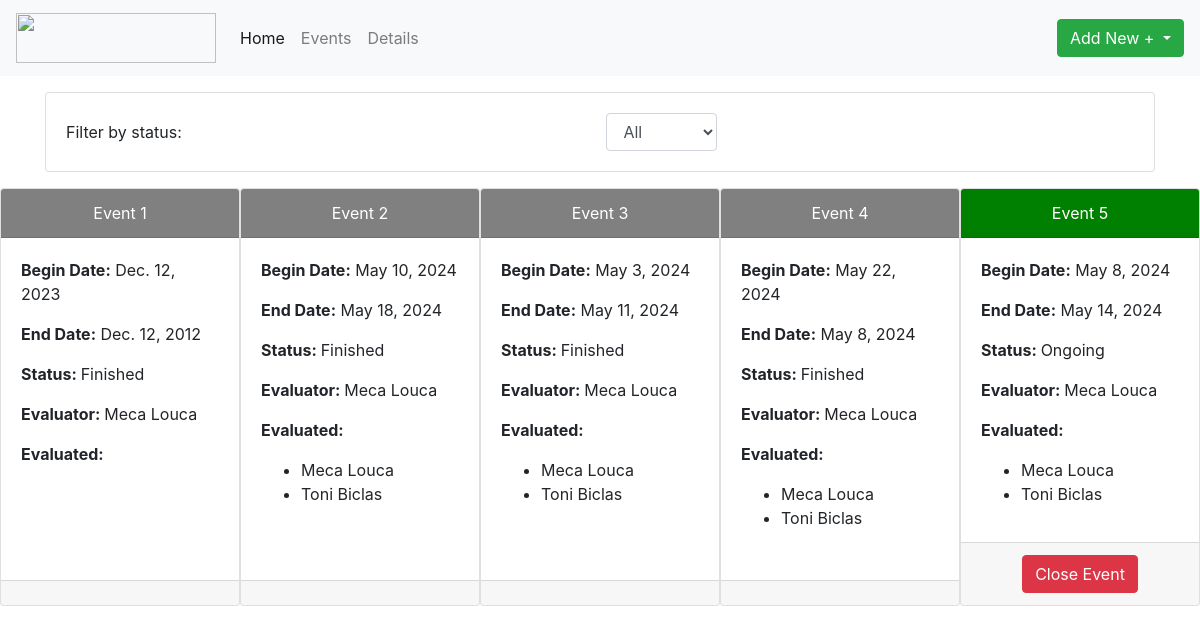
Before: /show_events/ with the older database file.
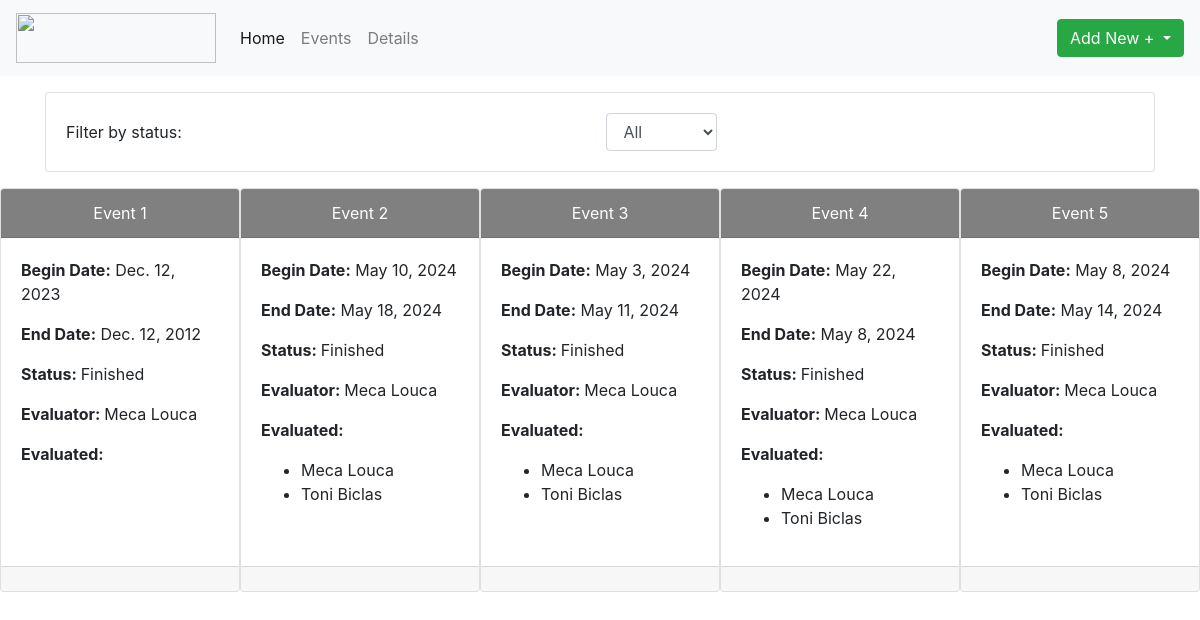
After: the same page with the newer database file.
### database/models.py (models this page shows, shortened)
class Event(models.Model):
    id_event = models.AutoField(primary_key=True)
    begin_event = models.DateField()
    end_event = models.DateField()
    status = models.BooleanField(default=False)
    evaluated = models.ManyToManyField(Colaborator, related_name='evaluated_events')
    evaluator = models.ForeignKey('database.Colaborator', on_delete=models.CASCADE, default=get_default_evaluator, related_name='evaluator_events')
    def status_as_string(self):
        return 'Finished' if self.status else 'Ongoing'

class Colaborator(models.Model):
    id_colaborator = models.OneToOneField(User, on_delete=models.CASCADE, primary_key=True)
    fname = models.CharField(max_length=100)
    lname = models.CharField(max_length=100)
    username = models.CharField(max_length=100)
    department = models.CharField(max_length=100)
    role = models.CharField(max_length=100)
    admission_date = models.DateField()
    functional_group = models.CharField(max_length=100)
    def	__str__(self):
        return self.fname + ' ' + self.lname

### database/views.py (the view)
# urls.py: path('show_events/', views.show_events, name='show_events'),
def show_events(request):
    status = request.GET.get('status', 'all')
    if status == 'all':
        events = Event.objects.all()
    elif status == 'true':
        events = Event.objects.filter(status=True)
    elif status == 'false':
        events = Event.objects.filter(status=False)
    else:
        events = Event.objects.all()  # Fallback to showing all events
    return render(request, 'show_events.html', {'events': events})

### database/templates/show_events.html (shortened to what this page needs)
{% load static %}
<!DOCTYPE html>
<html lang="en">
<head>
	<link rel="stylesheet" href="https://stackpath.bootstrapcdn.com/bootstrap/4.5.2/css/bootstrap.min.css">
	<link rel="stylesheet" href="{% static 'styles.css' %}">
</head>
<body>
	{% include 'navbar.html' %}
	{% load bootstrap4 %}
	{% bootstrap_css %}
	<div class="container my-3">
		<div class="card">
			<div class="card-body">
				<form method="get" class="form-inline">
					<label for="status" class="mr-2">Filter by status:</label>
					<select name="status" id="status" class="form-control" onchange="this.form.submit()">
						<option value="all">All</option>
					</select>
				</form>
			</div>
		</div>
	</div>
	<div class="d-flex flex-wrap justify-content-around">
		{% for event in events %}
		<div class="card mb-3" style="width: 15rem;">
			<div class="card-header text-white d-flex flex-wrap justify-content-around" style="background-color: {% if event.status %}grey{% else %}green{% endif %};">
				Event {{ event.id_event }}
			</div>
			<div class="card-body">
				<p class="card-text"><b>Begin Date:</b> {{ event.begin_event }}</p>
				<p class="card-text"><b>End Date:</b> {{ event.end_event }}</p>
				<p class="card-text"><b>Status: </b> {{ event.status_as_string }}</p>
				<p class="card-text"><b>Evaluator: </b> {{event.evaluator}}</p>
				<p class="card-text">
					<b>Evaluated:</b>
					<ul id="evaluated-{{ event.id_event }};">
					{% for evaluated in event.evaluated.all %}
						<li>{{ evaluated }}</li>
					{% endfor %}
					</ul>
				</p>
			</div>
			<div class="card-footer d-flex flex-wrap justify-content-around" >
				{% if not event.status %}
				<a href="{% url 'change_status' event.id_event %}" class="btn btn-danger">Close Event</a>
				{% endif %}
			</div>
		</div>
		{% endfor %}
	</div>
</body>
</html>

### database/templates/navbar.html (shortened to what this page needs)
{% load static %}
<nav class="navbar navbar-expand-lg navbar-light bg-light sticky-top">
	<a class="navbar-brand" href="{% url 'home' %}">
		<img src={% static '/images/vicaima.png' %} width="200" height="50" class="d-inline-block align-top" alt="">
	</a>
	<div class="collapse navbar-collapse" id="navbarSupportedContent">
		<ul class="navbar-nav mr-auto">
			<li class="nav-item active">
				<a class="nav-link"href="{% url 'home' %}">Home <span class="sr-only">(current)</span></a>
			</li>
			<li class="nav-item">
				<a class="nav-link" href="{% url 'show_events' %}">Events</a>
			</li>
			<li class="nav-item">
				<a class="nav-link" href="#">Details</a>
			</li>
		</ul>
		<div class="dropdown">
			<button class="btn btn-success dropdown-toggle" type="button" id="dropdownMenuButton" data-toggle="dropdown" aria-haspopup="true" aria-expanded="false">
			  Add New +
			</button>
		  </div>
	</div>
</nav>

### database/static/styles.css (style rules this page uses)
.form-control { max-width: 300px; margin: auto; }

Changed rows visible on the page:
changed Event "May 14, 2024": status_as_string "Ongoing" → "Finished"; no longer shows "Close Event"
